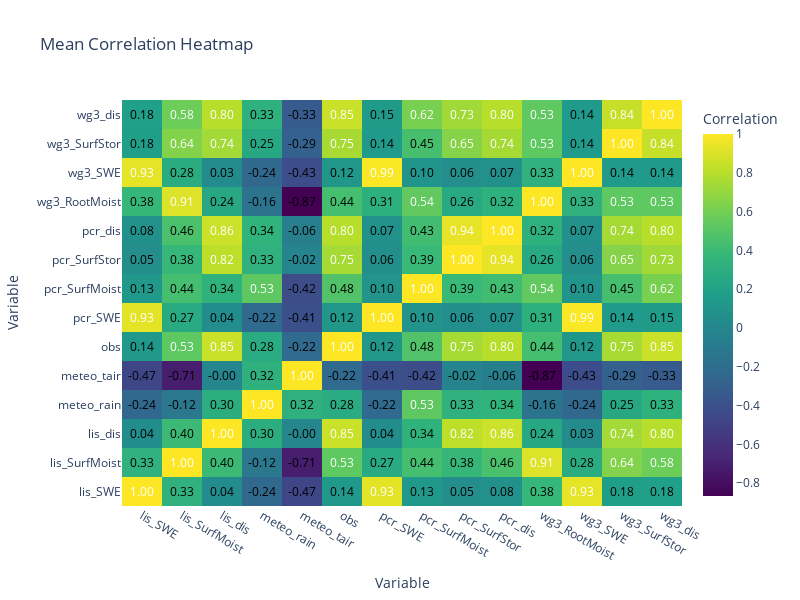

Notebook source saved alongside this figure:
### Code cell
# Create heatmap figure
fig = go.Figure(data=go.Heatmap(
    z=grouped_correlation.values,
    x=grouped_correlation.columns,
    y=grouped_correlation.index,
    colorscale='Viridis',
    colorbar=dict(title='Correlation')))

# Add text annotations for correlation values
for i, row in enumerate(grouped_correlation.values):
    for j, value in enumerate(row):
        fig.add_annotation(
            x=grouped_correlation.columns[j],
            y=grouped_correlation.index[i],
            text=f'{value:.2f}',  # Format correlation value as a number with two decimal places
            showarrow=False,
            font=dict(color='white' if value > 0.5 else 'black'))  # Adjust font color based on value

# Update layout
fig.update_layout(
    title='Mean Correlation Heatmap',
    xaxis=dict(title='Variable'),
    yaxis=dict(title='Variable'),
    width=800,
    height=600)

# Display the heatmap
fig.show()

### Figure 1 — Plotly figure (JSON) as saved in the notebook; plotly's stock layout.template omitted (floating-point values rounded to 4 significant figures; data arrays with more than 128 entries replaced by an {"elided": "..."} marker saying what was removed)
{"data": [{"colorbar": {"title": {"text": "Correlation"}}, "colorscale": [[0, "#440154"], [0.1111, "#482878"], [0.2222, "#3e4989"], [0.3333, "#31688e"], [0.4444, "#26828e"], [0.5556, "#1f9e89"], [0.6667, "#35b779"], [0.7778, "#6ece58"], [0.8889, "#b5de2b"], [1, "#fde725"]], "type": "heatmap", "x": ["lis_SWE", "lis_SurfMoist", "lis_dis", "meteo_rain", "meteo_tair", "obs", "pcr_SWE", "pcr_SurfMoist", "pcr_SurfStor", "pcr_dis", "wg3_RootMoist", "wg3_SWE", "wg3_SurfStor", "wg3_dis"], "y": ["lis_SWE", "lis_SurfMoist", "lis_dis", "meteo_rain", "meteo_tair", "obs", "pcr_SWE", "pcr_SurfMoist", "pcr_SurfStor", "pcr_dis", "wg3_RootMoist", "wg3_SWE", "wg3_SurfStor", "wg3_dis"], "z": {"elided": "14x14 float values"}}], "layout": {"annotations": [{"font": {"color": "white"}, "showarrow": false, "text": "1.00", "x": "lis_SWE", "y": "lis_SWE"}, {"font": {"color": "black"}, "showarrow": false, "text": "0.33", "x": "lis_SurfMoist", "y": "lis_SWE"}, {"font": {"color": "black"}, "showarrow": false, "text": "0.04", "x": "lis_dis", "y": "lis_SWE"}, {"font": {"color": "black"}, "showarrow": false, "text": "-0.24", "x": "meteo_rain", "y": "lis_SWE"}, {"font": {"color": "black"}, "showarrow": false, "text": "-0.47", "x": "meteo_tair", "y": "lis_SWE"}, {"font": {"color": "black"}, "showarrow": false, "text": "0.14", "x": "obs", "y": "lis_SWE"}, {"font": {"color": "white"}, "showarrow": false, "text": "0.93", "x": "pcr_SWE", "y": "lis_SWE"}, {"font": {"color": "black"}, "showarrow": false, "text": "0.13", "x": "pcr_SurfMoist", "y": "lis_SWE"}, {"font": {"color": "black"}, "showarrow": false, "text": "0.05", "x": "pcr_SurfStor", "y": "lis_SWE"}, {"font": {"color": "black"}, "showarrow": false, "text": "0.08", "x": "pcr_dis", "y": "lis_SWE"}, {"font": {"color": "black"}, "showarrow": false, "text": "0.38", "x": "wg3_RootMoist", "y": "lis_SWE"}, {"font": {"color": "white"}, "showarrow": false, "text": "0.93", "x": "wg3_SWE", "y": "lis_SWE"}, {"font": {"color": "black"}, "showarrow": false, "text": "0.18", "x": "wg3_SurfStor", "y": "lis_SWE"}, {"font": {"color": "black"}, "showarrow": false, "text": "0.18", "x": "wg3_dis", "y": "lis_SWE"}, {"font": {"color": "black"}, "showarrow": false, "text": "0.33", "x": "lis_SWE", "y": "lis_SurfMoist"}, {"font": {"color": "white"}, "showarrow": false, "text": "1.00", "x": "lis_SurfMoist", "y": "lis_SurfMoist"}, {"font": {"color": "black"}, "showarrow": false, "text": "0.40", "x": "lis_dis", "y": "lis_SurfMoist"}, {"font": {"color": "black"}, "showarrow": false, "text": "-0.12", "x": "meteo_rain", "y": "lis_SurfMoist"}, {"font": {"color": "black"}, "showarrow": false, "text": "-0.71", "x": "meteo_tair", "y": "lis_SurfMoist"}, {"font": {"color": "white"}, "showarrow": false, "text": "0.53", "x": "obs", "y": "lis_SurfMoist"}, {"font": {"color": "black"}, "showarrow": false, "text": "0.27", "x": "pcr_SWE", "y": "lis_SurfMoist"}, {"font": {"color": "black"}, "showarrow": false, "text": "0.44", "x": "pcr_SurfMoist", "y": "lis_SurfMoist"}, {"font": {"color": "black"}, "showarrow": false, "text": "0.38", "x": "pcr_SurfStor", "y": "lis_SurfMoist"}, {"font": {"color": "black"}, "showarrow": false, "text": "0.46", "x": "pcr_dis", "y": "lis_SurfMoist"}, {"font": {"color": "white"}, "showarrow": false, "text": "0.91", "x": "wg3_RootMoist", "y": "lis_SurfMoist"}, {"font": {"color": "black"}, "showarrow": false, "text": "0.28", "x": "wg3_SWE", "y": "lis_SurfMoist"}, {"font": {"color": "white"}, "showarrow": false, "text": "0.64", "x": "wg3_SurfStor", "y": "lis_SurfMoist"}, {"font": {"color": "white"}, "showarrow": false, "text": "0.58", "x": "wg3_dis", "y": "lis_SurfMoist"}, {"font": {"color": "black"}, "showarrow": false, "text": "0.04", "x": "lis_SWE", "y": "lis_dis"}, {"font": {"color": "black"}, "showarrow": false, "text": "0.40", "x": "lis_SurfMoist", "y": "lis_dis"}, {"font": {"color": "white"}, "showarrow": false, "text": "1.00", "x": "lis_dis", "y": "lis_dis"}, {"font": {"color": "black"}, "showarrow": false, "text": "0.30", "x": "meteo_rain", "y": "lis_dis"}, {"font": {"color": "black"}, "showarrow": false, "text": "-0.00", "x": "meteo_tair", "y": "lis_dis"}, {"font": {"color": "white"}, "showarrow": false, "text": "0.85", "x": "obs", "y": "lis_dis"}, {"font": {"color": "black"}, "showarrow": false, "text": "0.04", "x": "pcr_SWE", "y": "lis_dis"}, {"font": {"color": "black"}, "showarrow": false, "text": "0.34", "x": "pcr_SurfMoist", "y": "lis_dis"}, {"font": {"color": "white"}, "showarrow": false, "text": "0.82", "x": "pcr_SurfStor", "y": "lis_dis"}, {"font": {"color": "white"}, "showarrow": false, "text": "0.86", "x": "pcr_dis", "y": "lis_dis"}, {"font": {"color": "black"}, "showarrow": false, "text": "0.24", "x": "wg3_RootMoist", "y": "lis_dis"}, {"font": {"color": "black"}, "showarrow": false, "text": "0.03", "x": "wg3_SWE", "y": "lis_dis"}, {"font": {"color": "white"}, "showarrow": false, "text": "0.74", "x": "wg3_SurfStor", "y": "lis_dis"}, {"font": {"color": "white"}, "showarrow": false, "text": "0.80", "x": "wg3_dis", "y": "lis_dis"}, {"font": {"color": "black"}, "showarrow": false, "text": "-0.24", "x": "lis_SWE", "y": "meteo_rain"}, {"font": {"color": "black"}, "showarrow": false, "text": "-0.12", "x": "lis_SurfMoist", "y": "meteo_rain"}, {"font": {"color": "black"}, "showarrow": false, "text": "0.30", "x": "lis_dis", "y": "meteo_rain"}, {"font": {"color": "white"}, "showarrow": false, "text": "1.00", "x": "meteo_rain", "y": "meteo_rain"}, {"font": {"color": "black"}, "showarrow": false, "text": "0.32", "x": "meteo_tair", "y": "meteo_rain"}, {"font": {"color": "black"}, "showarrow": false, "text": "0.28", "x": "obs", "y": "meteo_rain"}, {"font": {"color": "black"}, "showarrow": false, "text": "-0.22", "x": "pcr_SWE", "y": "meteo_rain"}, {"font": {"color": "white"}, "showarrow": false, "text": "0.53", "x": "pcr_SurfMoist", "y": "meteo_rain"}, {"font": {"color": "black"}, "showarrow": false, "text": "0.33", "x": "pcr_SurfStor", "y": "meteo_rain"}, {"font": {"color": "black"}, "showarrow": false, "text": "0.34", "x": "pcr_dis", "y": "meteo_rain"}, {"font": {"color": "black"}, "showarrow": false, "text": "-0.16", "x": "wg3_RootMoist", "y": "meteo_rain"}, {"font": {"color": "black"}, "showarrow": false, "text": "-0.24", "x": "wg3_SWE", "y": "meteo_rain"}, {"font": {"color": "black"}, "showarrow": false, "text": "0.25", "x": "wg3_SurfStor", "y": "meteo_rain"}, {"font": {"color": "black"}, "showarrow": false, "text": "0.33", "x": "wg3_dis", "y": "meteo_rain"}, {"font": {"color": "black"}, "showarrow": false, "text": "-0.47", "x": "lis_SWE", "y": "meteo_tair"}, {"font": {"color": "black"}, "showarrow": false, "text": "-0.71", "x": "lis_SurfMoist", "y": "meteo_tair"}, {"font": {"color": "black"}, "showarrow": false, "text": "-0.00", "x": "lis_dis", "y": "meteo_tair"}, {"font": {"color": "black"}, "showarrow": false, "text": "0.32", "x": "meteo_rain", "y": "meteo_tair"}, {"font": {"color": "white"}, "showarrow": false, "text": "1.00", "x": "meteo_tair", "y": "meteo_tair"}, {"font": {"color": "black"}, "showarrow": false, "text": "-0.22", "x": "obs", "y": "meteo_tair"}, {"font": {"color": "black"}, "showarrow": false, "text": "-0.41", "x": "pcr_SWE", "y": "meteo_tair"}, {"font": {"color": "black"}, "showarrow": false, "text": "-0.42", "x": "pcr_SurfMoist", "y": "meteo_tair"}, {"font": {"color": "black"}, "showarrow": false, "text": "-0.02", "x": "pcr_SurfStor", "y": "meteo_tair"}, {"font": {"color": "black"}, "showarrow": false, "text": "-0.06", "x": "pcr_dis", "y": "meteo_tair"}, {"font": {"color": "black"}, "showarrow": false, "text": "-0.87", "x": "wg3_RootMoist", "y": "meteo_tair"}, {"font": {"color": "black"}, "showarrow": false, "text": "-0.43", "x": "wg3_SWE", "y": "meteo_tair"}, {"font": {"color": "black"}, "showarrow": false, "text": "-0.29", "x": "wg3_SurfStor", "y": "meteo_tair"}, {"font": {"color": "black"}, "showarrow": false, "text": "-0.33", "x": "wg3_dis", "y": "meteo_tair"}, {"font": {"color": "black"}, "showarrow": false, "text": "0.14", "x": "lis_SWE", "y": "obs"}, {"font": {"color": "white"}, "showarrow": false, "text": "0.53", "x": "lis_SurfMoist", "y": "obs"}, {"font": {"color": "white"}, "showarrow": false, "text": "0.85", "x": "lis_dis", "y": "obs"}, {"font": {"color": "black"}, "showarrow": false, "text": "0.28", "x": "meteo_rain", "y": "obs"}, {"font": {"color": "black"}, "showarrow": false, "text": "-0.22", "x": "meteo_tair", "y": "obs"}, {"font": {"color": "white"}, "showarrow": false, "text": "1.00", "x": "obs", "y": "obs"}, {"font": {"color": "black"}, "showarrow": false, "text": "0.12", "x": "pcr_SWE", "y": "obs"}, {"font": {"color": "black"}, "showarrow": false, "text": "0.48", "x": "pcr_SurfMoist", "y": "obs"}, {"font": {"color": "white"}, "showarrow": false, "text": "0.75", "x": "pcr_SurfStor", "y": "obs"}, {"font": {"color": "white"}, "showarrow": false, "text": "0.80", "x": "pcr_dis", "y": "obs"}, {"font": {"color": "black"}, "showarrow": false, "text": "0.44", "x": "wg3_RootMoist", "y": "obs"}, {"font": {"color": "black"}, "showarrow": false, "text": "0.12", "x": "wg3_SWE", "y": "obs"}, {"font": {"color": "white"}, "showarrow": false, "text": "0.75", "x": "wg3_SurfStor", "y": "obs"}, {"font": {"color": "white"}, "showarrow": false, "text": "0.85", "x": "wg3_dis", "y": "obs"}, {"font": {"color": "white"}, "showarrow": false, "text": "0.93", "x": "lis_SWE", "y": "pcr_SWE"}, {"font": {"color": "black"}, "showarrow": false, "text": "0.27", "x": "lis_SurfMoist", "y": "pcr_SWE"}, {"font": {"color": "black"}, "showarrow": false, "text": "0.04", "x": "lis_dis", "y": "pcr_SWE"}, {"font": {"color": "black"}, "showarrow": false, "text": "-0.22", "x": "meteo_rain", "y": "pcr_SWE"}, {"font": {"color": "black"}, "showarrow": false, "text": "-0.41", "x": "meteo_tair", "y": "pcr_SWE"}, {"font": {"color": "black"}, "showarrow": false, "text": "0.12", "x": "obs", "y": "pcr_SWE"}, {"font": {"color": "white"}, "showarrow": false, "text": "1.00", "x": "pcr_SWE", "y": "pcr_SWE"}, {"font": {"color": "black"}, "showarrow": false, "text": "0.10", "x": "pcr_SurfMoist", "y": "pcr_SWE"}, {"font": {"color": "black"}, "showarrow": false, "text": "0.06", "x": "pcr_SurfStor", "y": "pcr_SWE"}, {"font": {"color": "black"}, "showarrow": false, "text": "0.07", "x": "pcr_dis", "y": "pcr_SWE"}, {"font": {"color": "black"}, "showarrow": false, "text": "0.31", "x": "wg3_RootMoist", "y": "pcr_SWE"}, {"font": {"color": "white"}, "showarrow": false, "text": "0.99", "x": "wg3_SWE", "y": "pcr_SWE"}, {"font": {"color": "black"}, "showarrow": false, "text": "0.14", "x": "wg3_SurfStor", "y": "pcr_SWE"}, {"font": {"color": "black"}, "showarrow": false, "text": "0.15", "x": "wg3_dis", "y": "pcr_SWE"}, {"font": {"color": "black"}, "showarrow": false, "text": "0.13", "x": "lis_SWE", "y": "pcr_SurfMoist"}, {"font": {"color": "black"}, "showarrow": false, "text": "0.44", "x": "lis_SurfMoist", "y": "pcr_SurfMoist"}, {"font": {"color": "black"}, "showarrow": false, "text": "0.34", "x": "lis_dis", "y": "pcr_SurfMoist"}, {"font": {"color": "white"}, "showarrow": false, "text": "0.53", "x": "meteo_rain", "y": "pcr_SurfMoist"}, {"font": {"color": "black"}, "showarrow": false, "text": "-0.42", "x": "meteo_tair", "y": "pcr_SurfMoist"}, {"font": {"color": "black"}, "showarrow": false, "text": "0.48", "x": "obs", "y": "pcr_SurfMoist"}, {"font": {"color": "black"}, "showarrow": false, "text": "0.10", "x": "pcr_SWE", "y": "pcr_SurfMoist"}, {"font": {"color": "white"}, "showarrow": false, "text": "1.00", "x": "pcr_SurfMoist", "y": "pcr_SurfMoist"}, {"font": {"color": "black"}, "showarrow": false, "text": "0.39", "x": "pcr_SurfStor", "y": "pcr_SurfMoist"}, {"font": {"color": "black"}, "showarrow": false, "text": "0.43", "x": "pcr_dis", "y": "pcr_SurfMoist"}, {"font": {"color": "white"}, "showarrow": false, "text": "0.54", "x": "wg3_RootMoist", "y": "pcr_SurfMoist"}, {"font": {"color": "black"}, "showarrow": false, "text": "0.10", "x": "wg3_SWE", "y": "pcr_SurfMoist"}, {"font": {"color": "black"}, "showarrow": false, "text": "0.45", "x": "wg3_SurfStor", "y": "pcr_SurfMoist"}, {"font": {"color": "white"}, "showarrow": false, "text": "0.62", "x": "wg3_dis", "y": "pcr_SurfMoist"}, {"font": {"color": "black"}, "showarrow": false, "text": "0.05", "x": "lis_SWE", "y": "pcr_SurfStor"}, {"font": {"color": "black"}, "showarrow": false, "text": "0.38", "x": "lis_SurfMoist", "y": "pcr_SurfStor"}, {"font": {"color": "white"}, "showarrow": false, "text": "0.82", "x": "lis_dis", "y": "pcr_SurfStor"}, {"font": {"color": "black"}, "showarrow": false, "text": "0.33", "x": "meteo_rain", "y": "pcr_SurfStor"}, {"font": {"color": "black"}, "showarrow": false, "text": "-0.02", "x": "meteo_tair", "y": "pcr_SurfStor"}, {"font": {"color": "white"}, "showarrow": false, "text": "0.75", "x": "obs", "y": "pcr_SurfStor"}, {"font": {"color": "black"}, "showarrow": false, "text": "0.06", "x": "pcr_SWE", "y": "pcr_SurfStor"}, {"font": {"color": "black"}, "showarrow": false, "text": "0.39", "x": "pcr_SurfMoist", "y": "pcr_SurfStor"}, {"font": {"color": "white"}, "showarrow": false, "text": "1.00", "x": "pcr_SurfStor", "y": "pcr_SurfStor"}, {"font": {"color": "white"}, "showarrow": false, "text": "0.94", "x": "pcr_dis", "y": "pcr_SurfStor"}, {"font": {"color": "black"}, "showarrow": false, "text": "0.26", "x": "wg3_RootMoist", "y": "pcr_SurfStor"}, {"font": {"color": "black"}, "showarrow": false, "text": "0.06", "x": "wg3_SWE", "y": "pcr_SurfStor"}, {"font": {"color": "white"}, "showarrow": false, "text": "0.65", "x": "wg3_SurfStor", "y": "pcr_SurfStor"}, {"font": {"color": "white"}, "showarrow": false, "text": "0.73", "x": "wg3_dis", "y": "pcr_SurfStor"}, {"font": {"color": "black"}, "showarrow": false, "text": "0.08", "x": "lis_SWE", "y": "pcr_dis"}, {"font": {"color": "black"}, "showarrow": false, "text": "0.46", "x": "lis_SurfMoist", "y": "pcr_dis"}, {"font": {"color": "white"}, "showarrow": false, "text": "0.86", "x": "lis_dis", "y": "pcr_dis"}, {"font": {"color": "black"}, "showarrow": false, "text": "0.34", "x": "meteo_rain", "y": "pcr_dis"}, {"font": {"color": "black"}, "showarrow": false, "text": "-0.06", "x": "meteo_tair", "y": "pcr_dis"}, {"font": {"color": "white"}, "showarrow": false, "text": "0.80", "x": "obs", "y": "pcr_dis"}, {"font": {"color": "black"}, "showarrow": false, "text": "0.07", "x": "pcr_SWE", "y": "pcr_dis"}, {"font": {"color": "black"}, "showarrow": false, "text": "0.43", "x": "pcr_SurfMoist", "y": "pcr_dis"}, {"font": {"color": "white"}, "showarrow": false, "text": "0.94", "x": "pcr_SurfStor", "y": "pcr_dis"}, {"font": {"color": "white"}, "showarrow": false, "text": "1.00", "x": "pcr_dis", "y": "pcr_dis"}, {"font": {"color": "black"}, "showarrow": false, "text": "0.32", "x": "wg3_RootMoist", "y": "pcr_dis"}, {"font": {"color": "black"}, "showarrow": false, "text": "0.07", "x": "wg3_SWE", "y": "pcr_dis"}, {"font": {"color": "white"}, "showarrow": false, "text": "0.74", "x": "wg3_SurfStor", "y": "pcr_dis"}, {"font": {"color": "white"}, "showarrow": false, "text": "0.80", "x": "wg3_dis", "y": "pcr_dis"}, {"font": {"color": "black"}, "showarrow": false, "text": "0.38", "x": "lis_SWE", "y": "wg3_RootMoist"}, {"font": {"color": "white"}, "showarrow": false, "text": "0.91", "x": "lis_SurfMoist", "y": "wg3_RootMoist"}, {"font": {"color": "black"}, "showarrow": false, "text": "0.24", "x": "lis_dis", "y": "wg3_RootMoist"}, {"font": {"color": "black"}, "showarrow": false, "text": "-0.16", "x": "meteo_rain", "y": "wg3_RootMoist"}, {"font": {"color": "black"}, "showarrow": false, "text": "-0.87", "x": "meteo_tair", "y": "wg3_RootMoist"}, {"font": {"color": "black"}, "showarrow": false, "text": "0.44", "x": "obs", "y": "wg3_RootMoist"}, {"font": {"color": "black"}, "showarrow": false, "text": "0.31", "x": "pcr_SWE", "y": "wg3_RootMoist"}, {"font": {"color": "white"}, "showarrow": false, "text": "0.54", "x": "pcr_SurfMoist", "y": "wg3_RootMoist"}, {"font": {"color": "black"}, "showarrow": false, "text": "0.26", "x": "pcr_SurfStor", "y": "wg3_RootMoist"}, {"font": {"color": "black"}, "showarrow": false, "text": "0.32", "x": "pcr_dis", "y": "wg3_RootMoist"}, {"font": {"color": "white"}, "showarrow": false, "text": "1.00", "x": "wg3_RootMoist", "y": "wg3_RootMoist"}, {"font": {"color": "black"}, "showarrow": false, "text": "0.33", "x": "wg3_SWE", "y": "wg3_RootMoist"}, {"font": {"color": "white"}, "showarrow": false, "text": "0.53", "x": "wg3_SurfStor", "y": "wg3_RootMoist"}, {"font": {"color": "white"}, "showarrow": false, "text": "0.53", "x": "wg3_dis", "y": "wg3_RootMoist"}, {"font": {"color": "white"}, "showarrow": false, "text": "0.93", "x": "lis_SWE", "y": "wg3_SWE"}, {"font": {"color": "black"}, "showarrow": false, "text": "0.28", "x": "lis_SurfMoist", "y": "wg3_SWE"}, {"font": {"color": "black"}, "showarrow": false, "text": "0.03", "x": "lis_dis", "y": "wg3_SWE"}, {"font": {"color": "black"}, "showarrow": false, "text": "-0.24", "x": "meteo_rain", "y": "wg3_SWE"}, {"font": {"color": "black"}, "showarrow": false, "text": "-0.43", "x": "meteo_tair", "y": "wg3_SWE"}, {"font": {"color": "black"}, "showarrow": false, "text": "0.12", "x": "obs", "y": "wg3_SWE"}, {"font": {"color": "white"}, "showarrow": false, "text": "0.99", "x": "pcr_SWE", "y": "wg3_SWE"}, {"font": {"color": "black"}, "showarrow": false, "text": "0.10", "x": "pcr_SurfMoist", "y": "wg3_SWE"}, {"font": {"color": "black"}, "showarrow": false, "text": "0.06", "x": "pcr_SurfStor", "y": "wg3_SWE"}, {"font": {"color": "black"}, "showarrow": false, "text": "0.07", "x": "pcr_dis", "y": "wg3_SWE"}, {"font": {"color": "black"}, "showarrow": false, "text": "0.33", "x": "wg3_RootMoist", "y": "wg3_SWE"}, {"font": {"color": "white"}, "showarrow": false, "text": "1.00", "x": "wg3_SWE", "y": "wg3_SWE"}, {"font": {"color": "black"}, "showarrow": false, "text": "0.14", "x": "wg3_SurfStor", "y": "wg3_SWE"}, {"font": {"color": "black"}, "showarrow": false, "text": "0.14", "x": "wg3_dis", "y": "wg3_SWE"}, {"font": {"color": "black"}, "showarrow": false, "text": "0.18", "x": "lis_SWE", "y": "wg3_SurfStor"}, {"font": {"color": "white"}, "showarrow": false, "text": "0.64", "x": "lis_SurfMoist", "y": "wg3_SurfStor"}, {"font": {"color": "white"}, "showarrow": false, "text": "0.74", "x": "lis_dis", "y": "wg3_SurfStor"}, {"font": {"color": "black"}, "showarrow": false, "text": "0.25", "x": "meteo_rain", "y": "wg3_SurfStor"}, {"font": {"color": "black"}, "showarrow": false, "text": "-0.29", "x": "meteo_tair", "y": "wg3_SurfStor"}, {"font": {"color": "white"}, "showarrow": false, "text": "0.75", "x": "obs", "y": "wg3_SurfStor"}, {"font": {"color": "black"}, "showarrow": false, "text": "0.14", "x": "pcr_SWE", "y": "wg3_SurfStor"}, {"font": {"color": "black"}, "showarrow": false, "text": "0.45", "x": "pcr_SurfMoist", "y": "wg3_SurfStor"}, {"font": {"color": "white"}, "showarrow": false, "text": "0.65", "x": "pcr_SurfStor", "y": "wg3_SurfStor"}, {"font": {"color": "white"}, "showarrow": false, "text": "0.74", "x": "pcr_dis", "y": "wg3_SurfStor"}, {"font": {"color": "white"}, "showarrow": false, "text": "0.53", "x": "wg3_RootMoist", "y": "wg3_SurfStor"}, {"font": {"color": "black"}, "showarrow": false, "text": "0.14", "x": "wg3_SWE", "y": "wg3_SurfStor"}, {"font": {"color": "white"}, "showarrow": false, "text": "1.00", "x": "wg3_SurfStor", "y": "wg3_SurfStor"}, {"font": {"color": "white"}, "showarrow": false, "text": "0.84", "x": "wg3_dis", "y": "wg3_SurfStor"}, {"font": {"color": "black"}, "showarrow": false, "text": "0.18", "x": "lis_SWE", "y": "wg3_dis"}, {"font": {"color": "white"}, "showarrow": false, "text": "0.58", "x": "lis_SurfMoist", "y": "wg3_dis"}, {"font": {"color": "white"}, "showarrow": false, "text": "0.80", "x": "lis_dis", "y": "wg3_dis"}, {"font": {"color": "black"}, "showarrow": false, "text": "0.33", "x": "meteo_rain", "y": "wg3_dis"}, {"font": {"color": "black"}, "showarrow": false, "text": "-0.33", "x": "meteo_tair", "y": "wg3_dis"}, {"font": {"color": "white"}, "showarrow": false, "text": "0.85", "x": "obs", "y": "wg3_dis"}, {"font": {"color": "black"}, "showarrow": false, "text": "0.15", "x": "pcr_SWE", "y": "wg3_dis"}, {"font": {"color": "white"}, "showarrow": false, "text": "0.62", "x": "pcr_SurfMoist", "y": "wg3_dis"}, {"font": {"color": "white"}, "showarrow": false, "text": "0.73", "x": "pcr_SurfStor", "y": "wg3_dis"}, {"font": {"color": "white"}, "showarrow": false, "text": "0.80", "x": "pcr_dis", "y": "wg3_dis"}, {"font": {"color": "white"}, "showarrow": false, "text": "0.53", "x": "wg3_RootMoist", "y": "wg3_dis"}, {"font": {"color": "black"}, "showarrow": false, "text": "0.14", "x": "wg3_SWE", "y": "wg3_dis"}, {"font": {"color": "white"}, "showarrow": false, "text": "0.84", "x": "wg3_SurfStor", "y": "wg3_dis"}, {"font": {"color": "white"}, "showarrow": false, "text": "1.00", "x": "wg3_dis", "y": "wg3_dis"}], "height": 600, "title": {"text": "Mean Correlation Heatmap"}, "width": 800, "xaxis": {"autorange": true, "range": [-0.5, 13.5], "title": {"text": "Variable"}, "type": "category"}, "yaxis": {"autorange": true, "range": [-0.5, 13.5], "title": {"text": "Variable"}, "type": "category"}}}
